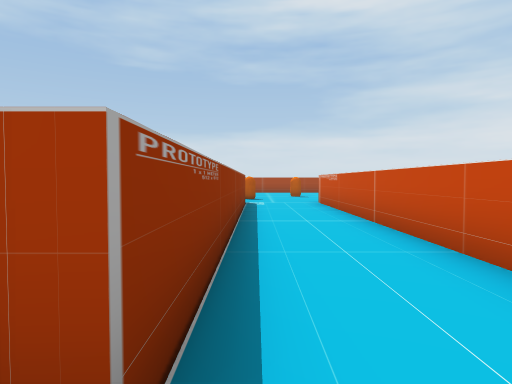
[1] (above)

24 first-person views from a walk through a 3-D level made in the Unity game engine. The camera is 1.5 m above the floor, tilts 2° down and sees 75° across. The floor is counted in squares, 2 m on a side. Each view is taken from the middle of a square. On the plan, view 1 faces up. The plan holds only what a view shows up to about 11 squares ahead; the rest is blank. The player is left out. Some surface patterns are stand-ins.

[2]
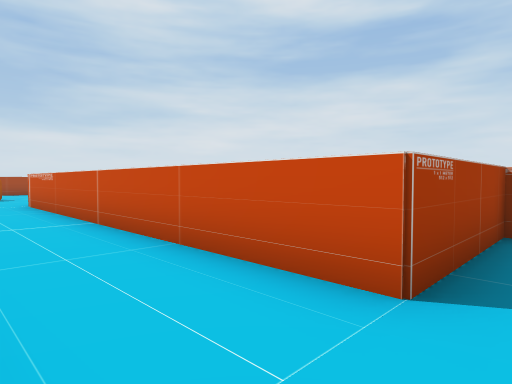

[3]
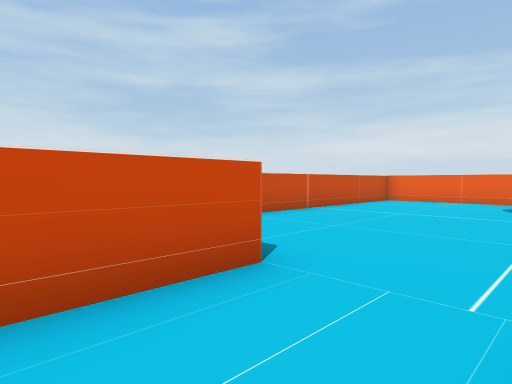

[4]
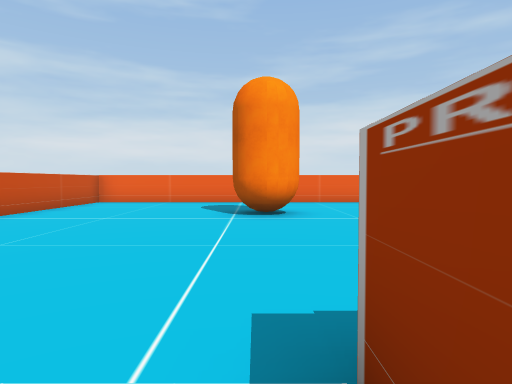

[5]
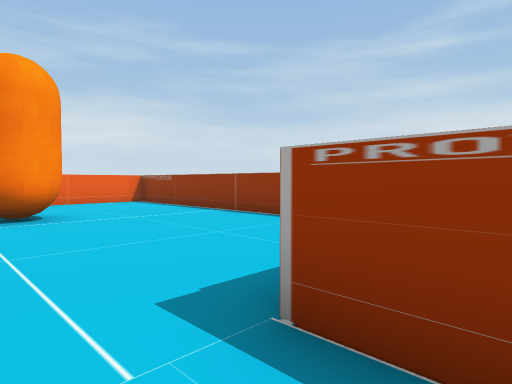

[6]
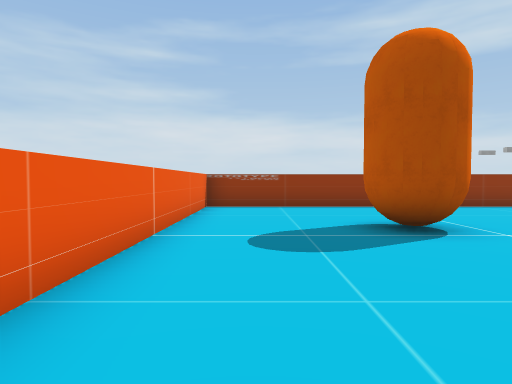

[7]
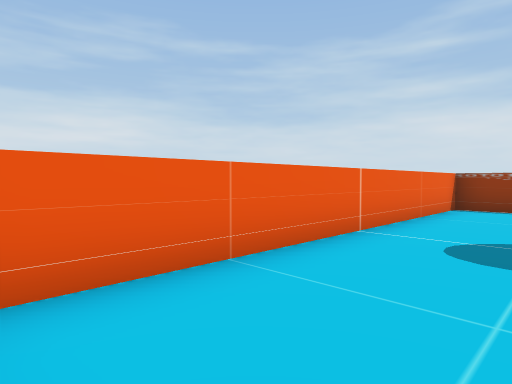

[8]
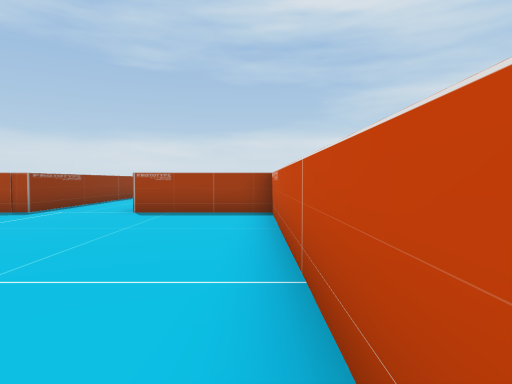

[9]
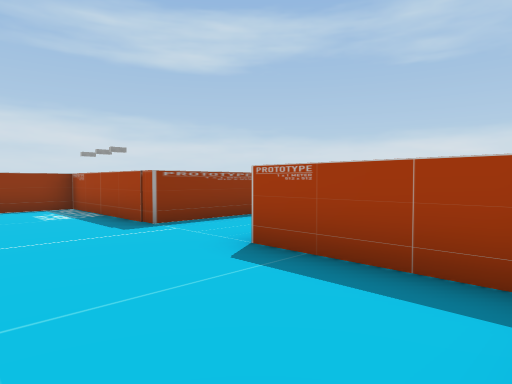

[10]
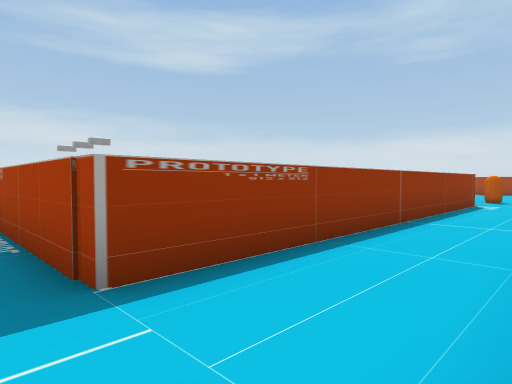

[11]
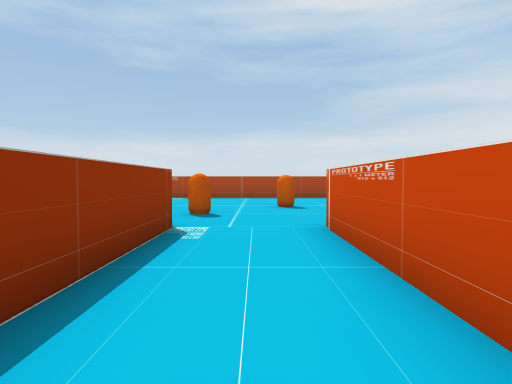

[12]
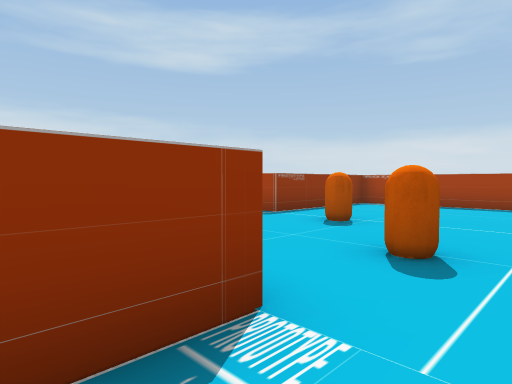

[13]
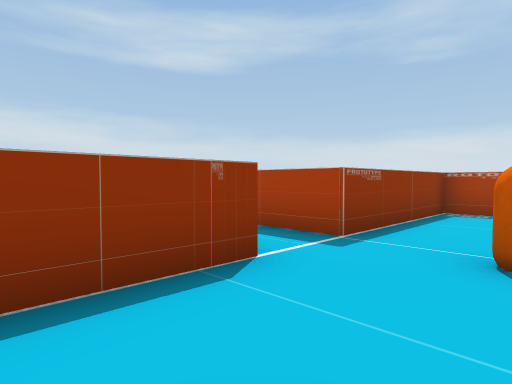

[14]
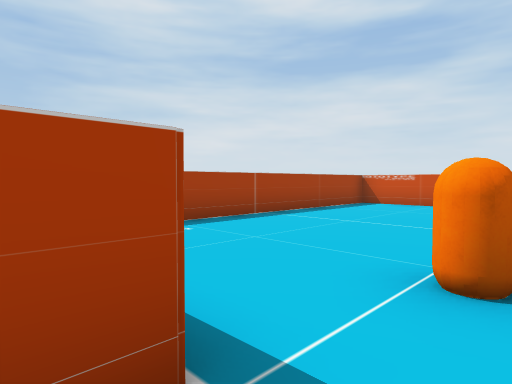

[15]
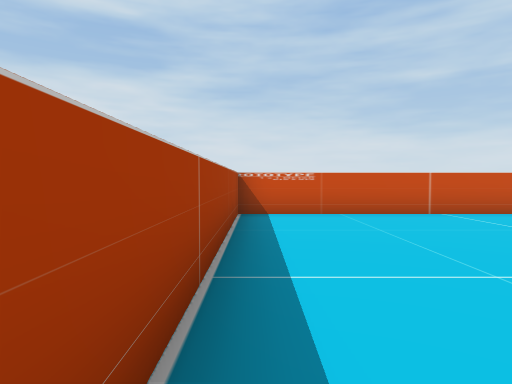

[16]
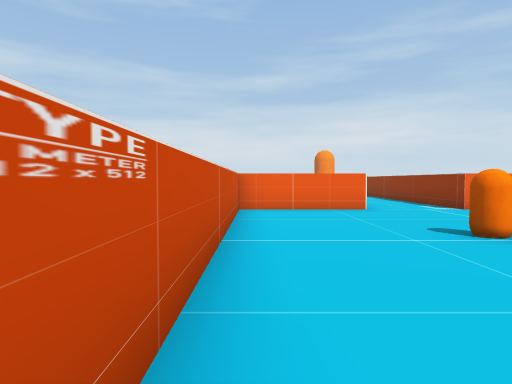

[17]
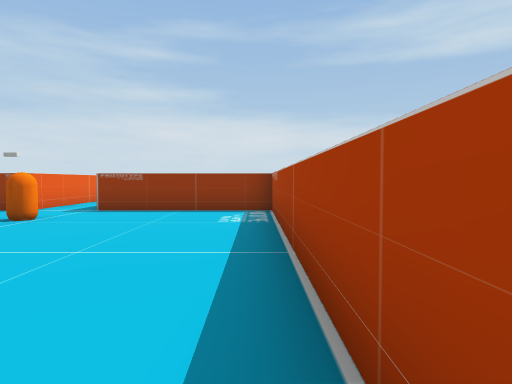

[18]
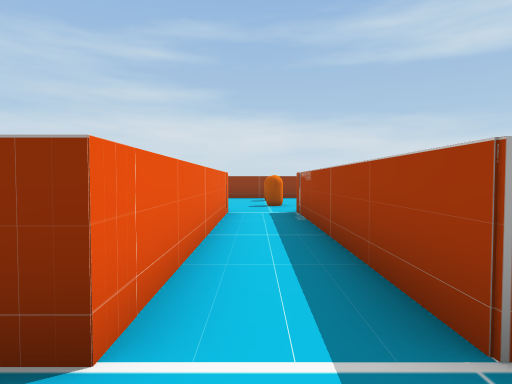

[19]
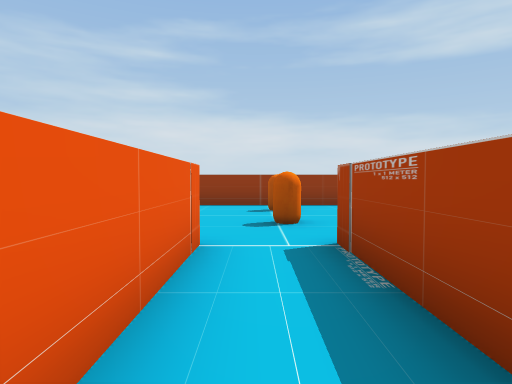

[20]
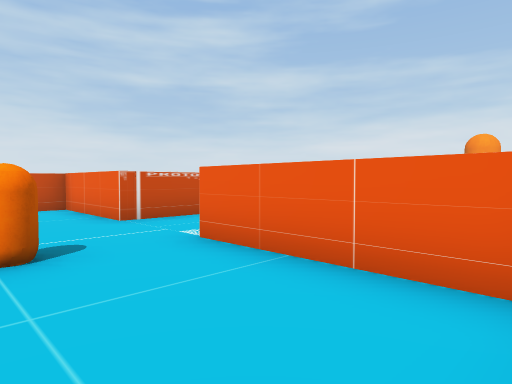

[21]
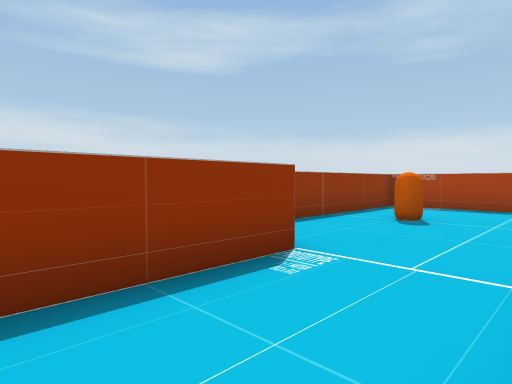

[22]
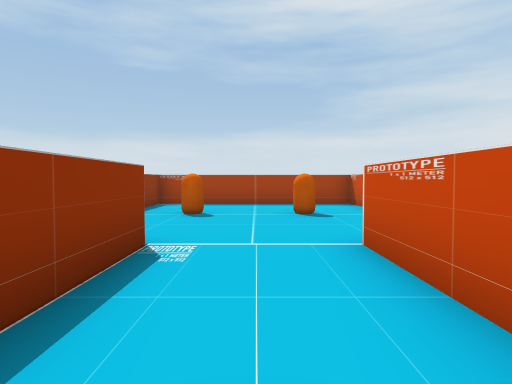

[23]
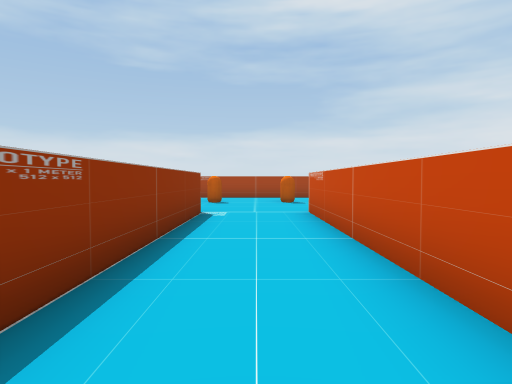

[24]
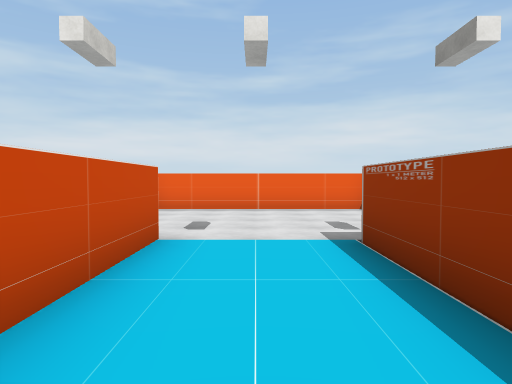

### Floor plan
Points are (right, up) in squares from view 1. A wall is a line through its corners. A room is listed if a view was taken in it or the views show most of it. See-through windows are left out.
Room 1 (views 1, 2, 3, 4, 5, 6, 7, 8, 9, 10, 11, 12)
walls: (5.4, -9) (5.4, 0.8) (2.1, 0.8) (2.1, 11.4); (-0.4, 11.4) (-0.4, 0.8) (-4.6, 0.8) (-4.6, -9.4) (4.8, -9.4)
ways out: opening at (0.5, 11) to room 2
Room 2 (views 13, 14, 15, 16, 17, 18, 19, 20)
walls: (2.1, 11.4) (5.4, 11.4) (5.4, 20.4) (-4.3, 20.4) (-4.3, 16) (-11, 16); (-3.8, 11.4) (-0.4, 11.4); (-11, 14.3) (-4.3, 14.3) (-4.3, 12.2)
ways out: opening at (0.5, 11) to room 1; opening at (-12, 15) to room 3
objects: other object (-2, 16); other object (0, 13); other object (2, 15)
Room 3 (views 21, 22, 23, 24)
walls: (-15.3, 12) (-15.3, 4.8); (-12.7, 4.6) (-12.7, 12); (-11, 17.5) (-11, 18.7) (-17.1, 18.7) (-17.1, 13.2); (-16.8, 0.3) (-11.4, 0.3)
ways out: opening at (-12, 15) to room 2
objects: other object (-15, 16); other object (-13, 15)

Where each view was taken, in squares from view 1:
view 1: 0 up, 0 right, facing up
view 2: 0 up, 0 right, facing up-right
view 3: 3 up, 0 right, facing down-right
view 4: 2 up, 0 right, facing down
view 5: 2 up, 1 right, facing down-left
view 6: 8 down, 5 right, facing left
view 7: 7 down, 5 right, facing down-left
view 8: 7 down, 5 right, facing up
view 9: 2 down, 5 right, facing up-left
view 10: 0 up, 2 right, facing up-left
view 11: 6 up, 1 right, facing up
view 12: 10 up, 1 right, facing up-left
view 13: 12 up, 2 left, facing up-left
view 14: 15 up, 5 left, facing up-right
view 15: 20 up, 2 left, facing right
view 16: 20 up, 5 right, facing down
view 17: 20 up, 4 right, facing left
view 18: 15 up, 3 left, facing left
view 19: 15 up, 7 left, facing left
view 20: 14 up, 4 left, facing down-right
view 21: 9 up, 13 left, facing up-left
view 22: 8 up, 14 left, facing up
view 23: 4 up, 14 left, facing up
view 24: 9 up, 14 left, facing down
